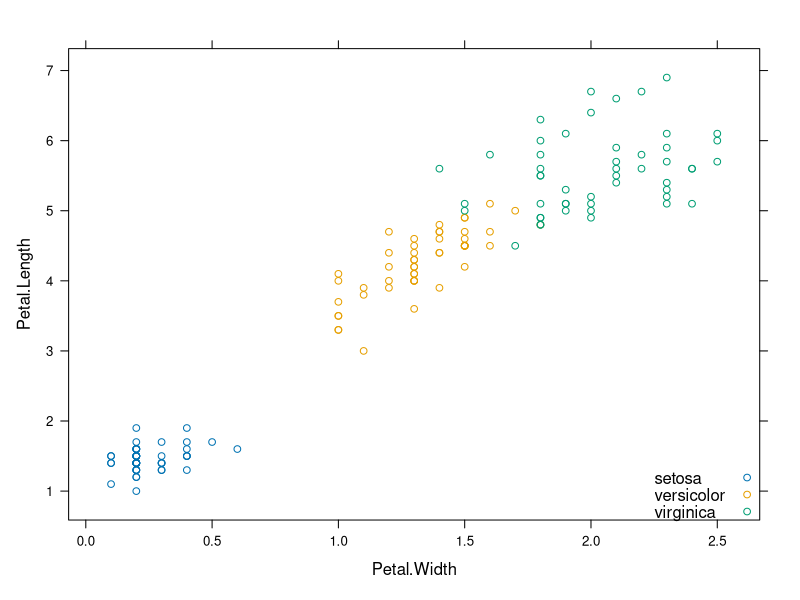

Source code (R): (Note: this script raises an error after producing the figure.)
library(lattice)
xyplot(Petal.Length~Petal.Width,data = iris,
       groups = Species,
       auto.key = list(corner=c(1,0)))

data(iris)
attach(iris)
subdata<- iris[iris$Species!='virginica',]
subdata$Species<- factor(subdata$Species)
model1<- svm (Species~Petal.Length+Petal.Width,
              data= subdata)

plot(model1,subdata,Petal.Length~Petal.Width)

model2 <- svm(Species~., data = iris)
summary(model2)

model2 <- svm(Species~., data = iris)
summary(model2)

svm(x, y = NULL, scale = TRUE, type = NULL, kernel = "radial",  
    degree = 3, gamma = if (is.vector(x)) 1 else 1 / ncol(x),  
    coef0 = 0, cost = 1, nu = 0.5, subset, na.action = na.omit) 

# 提取iris数据集中除第五列以外的数据作为特征变量

x<- iris[, -5] 

# 提取iris数据集中第五列数据作为结果变量

y <- iris[, 5]

model3 <- svm(x, y, kernel = "radial", 
              gamma = if (is.vector(x)) 1 else 1 / ncol(x))
pred <- predict(model3, x)
table(pred, y)
pred <- predict(model3, x, decision.values = TRUE)
attr(pred, "decision.values")[1:4, ]

plot(cmdscale(dist(iris[,-5])),
     col=c("orange","blue","green")[as.integer(iris[,5])],
     pch=c("o","+")[1:150 %in% model3$index+1])
legend(1.8,-0.5,c("setosa","versicolor","virgincia"),
       col=c("orange","blue","green"),lty=1,
       cex=0.6,
       bty="o",box.lty=1,box.col="black")

###############################

x<-c(runif(50,0,1),runif(100,1,3),runif(50,3,4))
y<-runif(200,0,1)
z<-c(rep(0,50),rep(1,100),rep(0,50))
data<-cbind(x,y,z)
plot(x,y,col=c(rep('red',50),rep('blue',100),rep('red',50)))

svm.fit<-svm(z~x+y,data=data)
summary(svm.fit)
predict(svm.fit)
svm.pre<-ifelse(predict(svm.fit)>0,1,0)
n<-ifelse(svm.pre==z,1,0)
sum(n)
col<-ifelse(svm.pre==0,'red','blue')
plot(x,y,col=col)

############线性核函数###########

svm.line<-svm(z~x+y,data=data,kernel='linear')
svm.linepre<-ifelse(predict(svm.line)>0,1,0)
n<-ifelse(svm.linepre==z,1,0)
sum(n)
col<-ifelse(svm.linepre==0,'red','blue')
plot(x,y,col=col)

################穷举法###########

a<-c()
for(i in 1:10){
  for(j in 1:10){
    for(k in 1:10){
      svm.fit<-svm(z~x+y,data=data,degree=i,cost=j,gamma=k)
      svm.pre<-ifelse(predict(svm.fit)>0,1,0)
      n<-ifelse(svm.pre==z,1,0)
      result<-c(i,j,k,sum(n))
      a<-rbind(a,result)
    }}}
a[which(a[,4]==max(a[,4])),]

